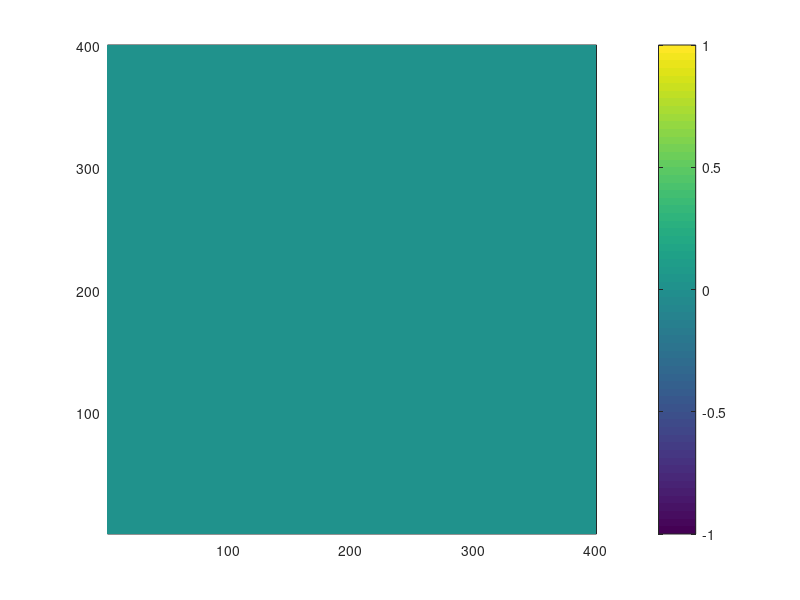

MATLAB code to generate this figure: (Note: this script raises an error after producing the figure.)
clear();
w = 2*pi*1e9;
c = 299792458;
lambda = 2*pi*c/w;
mu = 4*pi*1e-7;
eps = 1/(c^2*mu);
delta_x = lambda/50;
delta_t = 0.5*delta_x/c;


%initialize with blank frame
ez_grid = zeros(401);
hy_grid = zeros(400);
hx_grid = zeros(400);

inc_ez_grid = zeros(401,1);
inc2 = 0;
inc2_old = 0;
inc2right = 0;
inc2_oldright = 0;
inc_hy_grid = zeros(400,1);


imagesc(ez_grid);
pcolor(ez_grid');
shading flat;
% surf(ez_grid, 'edgecolor', 'none');
view(2);
daspect([1,1,1]);
colorbar;
clim([-0.2,0.2]);
getframe;
for t=1:800
    %update e with previous e data and 1/2 frame data of h
    % soft source
    for x=2:400
        inc_ez_grid(x,1) = inc_ez_grid(x,1) + delta_t/(delta_x*eps)*(inc_hy_grid(x,1)-inc_hy_grid(x-1,1));
        for y=2:400
            % update incident wave grid independent of 
            
            % update visualized grid, soft source
            % box pec
            ez_grid(x,y) = delta_t/(delta_x*eps)*(hy_grid(x,y)-hy_grid(x-1,y)-hx_grid(x,y)+hx_grid(x,y-1))+ez_grid(x,y);
        end
    end
    inc_ez_grid(1,1) = inc2_old;
    inc2_old = inc2;
    inc2 = inc_ez_grid(2,1);
    
    inc_ez_grid(401,1) = inc2_oldright;
    inc2_oldright = inc2right;
    inc2right = inc_ez_grid(400,1);

    for j=125:275
        ez_grid(275,j) = ez_grid(275,j) + delta_t/(delta_x*eps)*(inc_hy_grid(275,1));
        ez_grid(125,j) = ez_grid(125,j) - delta_t/(delta_x*eps)*(inc_hy_grid(124,1));
    end
    inc_ez_grid(100,1) = exp(-((t-100)/50)^2)*sin(w*(t-100)*delta_t) + inc_ez_grid(100,1);
    
    ez_grid(200:210,200:210) = 0;

    % update h with previous h data and 1/2 frame data of e
    for x=1:400
        inc_hy_grid(x,1) = delta_t/(delta_x*mu)*(inc_ez_grid(x+1,1)-inc_ez_grid(x,1))+inc_hy_grid(x,1);
        for y=1:400
            hy_grid(x,y) = delta_t/(delta_x*mu)*(ez_grid(x+1,y)-ez_grid(x,y))+hy_grid(x,y);
            hx_grid(x,y) = delta_t/(delta_x*mu)*(ez_grid(x,y)-ez_grid(x,y+1))+hx_grid(x,y);
        end
    end

    % bounday corrections in transition region
    % hy scattered field at x = 125, 275
    % hx scattered field at y = 125, 275
    for j=125:275
        hy_grid(275,j) = hy_grid(275,j) + delta_t/(delta_x*mu)*(inc_ez_grid(275,1));
        hy_grid(124,j) = hy_grid(124,j) - delta_t/(delta_x*mu)*(inc_ez_grid(125,1));
    end
    for i=125:275
        hx_grid(i,275) = hx_grid(i,275) - delta_t/(delta_x*mu)*(inc_ez_grid(i,1));
        hx_grid(i,124) = hx_grid(i,124) + delta_t/(delta_x*mu)*(inc_ez_grid(i,1));
    end

    if mod(t,10)==0   
        imagesc(ez_grid);
        pcolor(ez_grid');
        shading flat;
        % surf(ez_grid, 'edgecolor', 'none');
        view(2);
        daspect([1,1,1]);
        colorbar;
        clim([-0.2,0.2]);
        getframe;
    end
end
